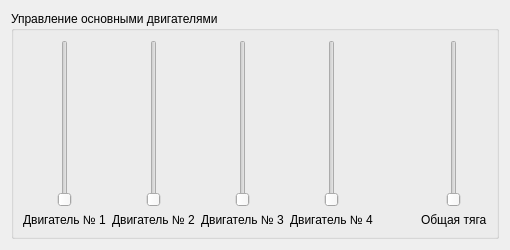
<?xml version="1.0" encoding="UTF-8"?>
<ui version="4.0">
 <class>Form</class>
 <widget class="QWidget" name="Form">
  <property name="geometry">
   <rect>
    <x>0</x>
    <y>0</y>
    <width>510</width>
    <height>250</height>
   </rect>
  </property>
  <property name="sizePolicy">
   <sizepolicy hsizetype="Minimum" vsizetype="Preferred">
    <horstretch>0</horstretch>
    <verstretch>0</verstretch>
   </sizepolicy>
  </property>
  <property name="minimumSize">
   <size>
    <width>510</width>
    <height>250</height>
   </size>
  </property>
  <property name="maximumSize">
   <size>
    <width>900</width>
    <height>380</height>
   </size>
  </property>
  <property name="windowTitle">
   <string>Form</string>
  </property>
  <layout class="QHBoxLayout" name="horizontalLayout">
   <item>
    <widget class="QGroupBox" name="groupBox">
     <property name="title">
      <string>Управление основными двигателями</string>
     </property>
     <layout class="QHBoxLayout" name="horizontalLayout_2">
      <item>
       <layout class="QVBoxLayout" name="verticalLayout_16">
        <item alignment="Qt::AlignmentFlag::AlignHCenter">
         <widget class="QSlider" name="verticalSlider_16">
          <property name="orientation">
           <enum>Qt::Orientation::Vertical</enum>
          </property>
         </widget>
        </item>
        <item>
         <widget class="QLabel" name="label_16">
          <property name="text">
           <string>Двигатель № 1</string>
          </property>
         </widget>
        </item>
       </layout>
      </item>
      <item>
       <layout class="QVBoxLayout" name="verticalLayout_19">
        <item alignment="Qt::AlignmentFlag::AlignHCenter">
         <widget class="QSlider" name="verticalSlider_19">
          <property name="orientation">
           <enum>Qt::Orientation::Vertical</enum>
          </property>
         </widget>
        </item>
        <item>
         <widget class="QLabel" name="label_19">
          <property name="text">
           <string>Двигатель № 2</string>
          </property>
         </widget>
        </item>
       </layout>
      </item>
      <item>
       <layout class="QVBoxLayout" name="verticalLayout_18">
        <item alignment="Qt::AlignmentFlag::AlignHCenter">
         <widget class="QSlider" name="verticalSlider_18">
          <property name="orientation">
           <enum>Qt::Orientation::Vertical</enum>
          </property>
         </widget>
        </item>
        <item>
         <widget class="QLabel" name="label_18">
          <property name="text">
           <string>Двигатель № 3</string>
          </property>
         </widget>
        </item>
       </layout>
      </item>
      <item>
       <layout class="QVBoxLayout" name="verticalLayout_17">
        <item alignment="Qt::AlignmentFlag::AlignHCenter">
         <widget class="QSlider" name="verticalSlider_17">
          <property name="orientation">
           <enum>Qt::Orientation::Vertical</enum>
          </property>
         </widget>
        </item>
        <item>
         <widget class="QLabel" name="label_17">
          <property name="text">
           <string>Двигатель № 4</string>
          </property>
         </widget>
        </item>
       </layout>
      </item>
      <item>
       <spacer name="horizontalSpacer">
        <property name="orientation">
         <enum>Qt::Orientation::Horizontal</enum>
        </property>
        <property name="sizeHint" stdset="0">
         <size>
          <width>41</width>
          <height>28</height>
         </size>
        </property>
       </spacer>
      </item>
      <item>
       <layout class="QVBoxLayout" name="verticalLayout_20">
        <item alignment="Qt::AlignmentFlag::AlignHCenter">
         <widget class="QSlider" name="verticalSlider_20">
          <property name="orientation">
           <enum>Qt::Orientation::Vertical</enum>
          </property>
         </widget>
        </item>
        <item>
         <widget class="QLabel" name="label_20">
          <property name="text">
           <string>Общая тяга</string>
          </property>
         </widget>
        </item>
       </layout>
      </item>
     </layout>
    </widget>
   </item>
  </layout>
 </widget>
 <resources/>
 <connections/>
</ui>
